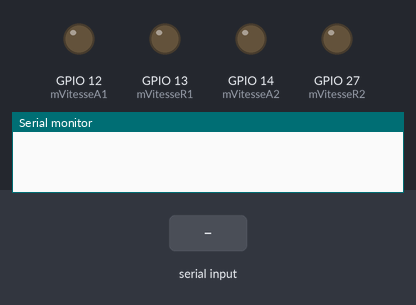
Recording of a sketch running on a simulated ESP32. Shown: output pins drawn as LEDs (lit = HIGH), the last lines printed to the serial monitor. The inputs (shaded band) are chosen by the test bench. Nothing arrives over Bluetooth unless stated.

Above: at 1.2 s.
1.3 s: "1" received over the second serial link
At 2.1 s:
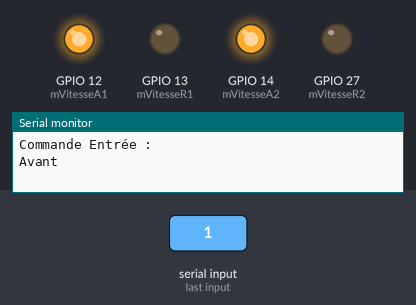
2.8 s: "2" received over the second serial link
At 3.2 s:
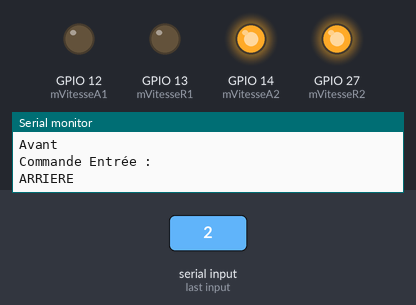
4.3 s: "0" received over the second serial link
At 5.6 s:
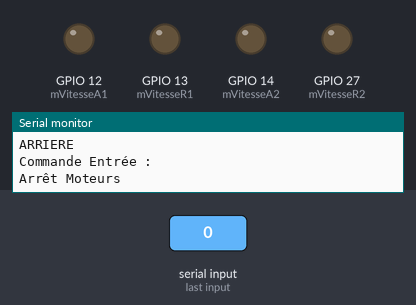
Timing chart, 0 to 7.3 s (numbered marks = the images above; inputs shaded):
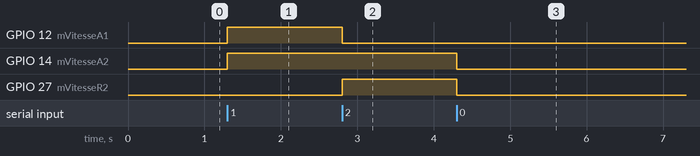

Measured:
- after the input at 1.3 s, GPIO 12 (mVitesseA1), GPIO 14 (mVitesseA2): LOW → HIGH at once
- after the input at 2.8 s, GPIO 12 (mVitesseA1): HIGH → LOW at once; GPIO 27 (mVitesseR2): LOW → HIGH at once
- after the input at 4.3 s, GPIO 14 (mVitesseA2), GPIO 27 (mVitesseR2): HIGH → LOW at once

The sketch:

carte_esp32.ino
```cpp
#include <BluetoothSerial.h>
#if !defined(CONFIG_BT_ENABLE) || !defined(CONFIG_BLUEDROID_ENABLED)
//#error Bluetooth is not enabled! Please run 'make menuconfig' to and enable it
#endif
//permet d'inclure le bluetooth au système
BluetoothSerial SerialBT;

const int mVitesseA1 = 12; //broche 12 roller gauche avant
const int mVitesseR1 = 13; //broch 13 roller gauche arrière
const int mVitesseA2 = 14; //broche 14 roller droit avant
const int mVitesseR2 = 27; //broch 27 roller droit arrière

void setup() {
  SerialBT.begin("raoulsaroule"); //nom de l'ESP32 pour mettre au bluetooth
  Serial.begin(96000);

  pinMode(mVitesseA1, OUTPUT); //config des broches de sortie pour les moteurs
  pinMode(mVitesseR1, OUTPUT);
  pinMode(mVitesseA2, OUTPUT);
  pinMode(mVitesseR2, OUTPUT);
  // put your setup code here, to run once:

}

void loop() {
  if (SerialBT.available()) {
    char commandes = SerialBT.read();
    Serial.println("Commande Entrée :");
    //permet de lire les commandes en blluetooth et de contrôler la voiture en bluetooth
    switch (commandes) {
    case'1' : // exécute seulement si la condition avant est activé et quittera alors switch
      Serial.println("Avant");
      digitalWrite(mVitesseA1, HIGH);
      digitalWrite(mVitesseA2, HIGH);
      digitalWrite(mVitesseR1, LOW);
      digitalWrite(mVitesseR2, LOW);
      break;

    case'0':
      Serial.println("Arrêt Moteurs");
      digitalWrite(mVitesseA1, LOW);
      digitalWrite(mVitesseA2, LOW);
      digitalWrite(mVitesseR1, LOW);
      digitalWrite(mVitesseR2, LOW);
      break;
    case'2':
      Serial.println("ARRIERE");
      digitalWrite(mVitesseA1, LOW);
      digitalWrite(mVitesseA2, HIGH);
      digitalWrite(mVitesseR1, LOW);
      digitalWrite(mVitesseR2, HIGH);
      break;

    }
  // put your main code here, to run repeatedly:

  }
}
```
